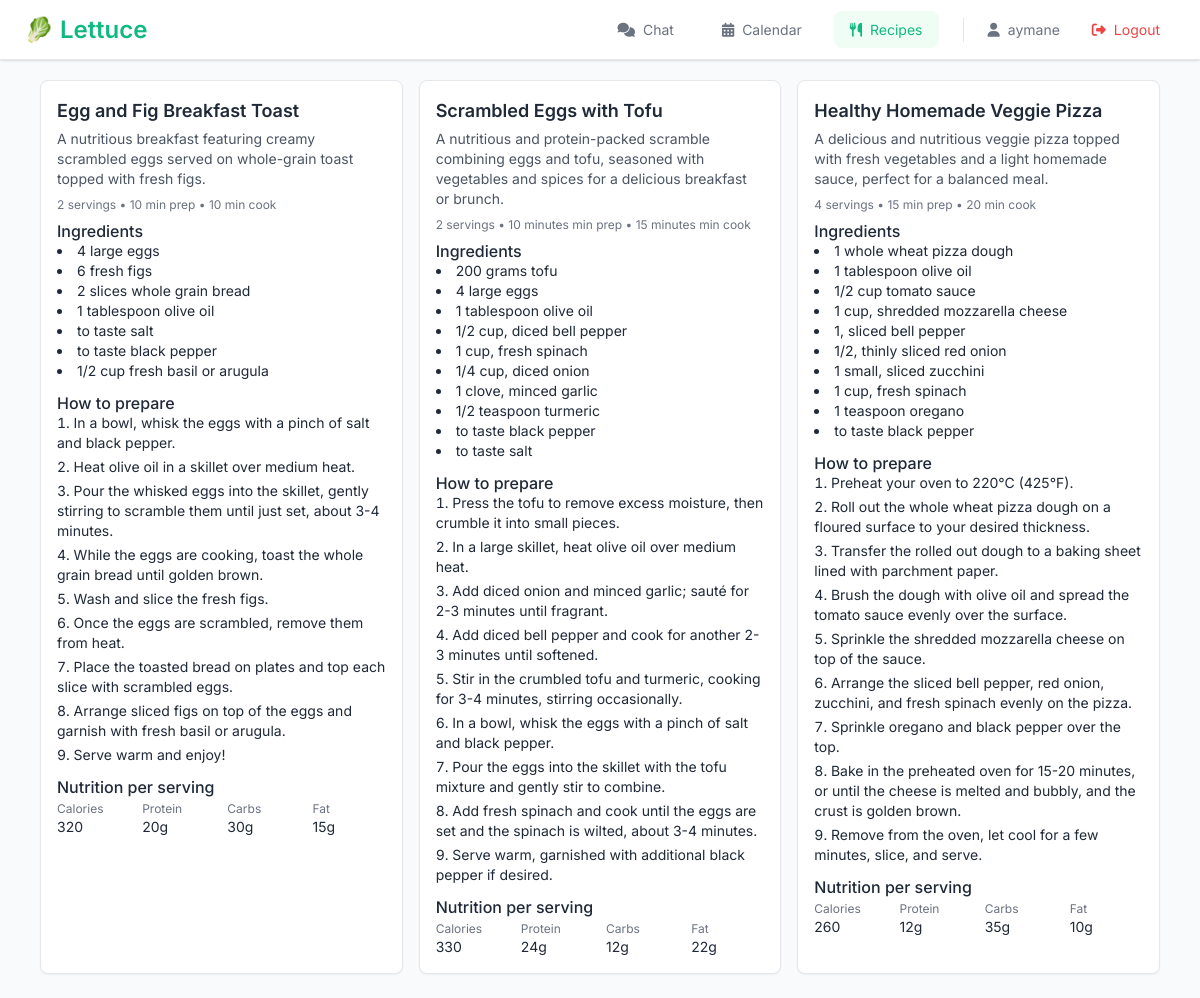
The app's page /recipes (signed in) with its own data.
### models.py (models this page shows, shortened)
class SavedRecipe(db.Model):
    id = db.Column(db.Integer, primary_key=True)
    user_id = db.Column(db.Integer, db.ForeignKey('user.id'), nullable=False, index=True)
    name = db.Column(db.String(200), nullable=False)
    description = db.Column(db.Text)
    ingredients = db.Column(db.JSON)  # list of { name, amount, grams? }
    instructions = db.Column(db.JSON)  # list of strings
    nutrition_per_serving = db.Column(db.JSON)  # { calories, protein, carbs, fat }
    servings = db.Column(db.Integer)
    prep_time = db.Column(db.Integer)
    cook_time = db.Column(db.Integer)
    image_url = db.Column(db.String(500))
    created_at = db.Column(db.DateTime, default=datetime.now(timezone.utc))

### views.py (the view)
@views_bp.route('/recipes')
@limiter.limit("1 per minute")
@login_required
def recipes():
    rows = SavedRecipe.query.filter_by(user_id=session['user_id']).order_by(SavedRecipe.created_at.desc()).all()
    return render_template('recipes.html', recipes=rows)

### auth.py (called while the page is built)
def login_required(f):
    @wraps(f)
    def decorated_function(*args, **kwargs):
        if 'user_id' not in session:
            flash('Please log in to access this page.', 'error')
            return redirect(url_for('views.login'))
        return f(*args, **kwargs)
    return decorated_function

### templates/recipes.html (shortened to what this page needs)
{% extends "base.html" %}
{% block content %}
{% include "navbar.html" %}
<div class="flex flex-col items-center justify-start min-h-screen py-6">
  <div class="w-full max-w-6xl px-4">
    <h1 class="text-2xl font-bold text-primary mb-6">Saved Recipes</h1>
    {% if not recipes or recipes|length == 0 %}
      <div class="text-sm text-gray-500">No recipes saved yet.</div>
    {% else %}
    <div class="grid grid-cols-1 md:grid-cols-2 lg:grid-cols-3 gap-4">
      {% for r in recipes %}
      <div class="bg-white border border-gray-200 rounded-lg p-4 shadow-sm">
        <h3 class="text-lg font-semibold mb-1">{{ r.name }}</h3>
        {% if r.description %}
        <p class="text-sm text-gray-600 mb-2">{{ r.description }}</p>
        {% endif %}
        {% set meta = [] %}
        {% if r.servings %}{% set _ = meta.append(r.servings ~ ' servings') %}{% endif %}
        {% if r.prep_time %}{% set _ = meta.append(r.prep_time ~ ' min prep') %}{% endif %}
        {% if r.cook_time %}{% set _ = meta.append(r.cook_time ~ ' min cook') %}{% endif %}
        {% if meta|length %}
        <div class="text-xs text-gray-500 mb-2">{{ meta|join(' • ') }}</div>
        {% endif %}
        {% if r.ingredients %}
        <div class="mt-2">
          <h4 class="font-medium">Ingredients</h4>
          <ul class="list-disc list-inside text-sm">
            {% for i in r.ingredients %}
            <li>{{ i.amount if i.amount }} {{ i.name if i.name }}</li>
            {% endfor %}
          </ul>
        </div>
        {% endif %}
        {% if r.instructions %}
        <div class="mt-3">
          <h4 class="font-medium">How to prepare</h4>
          <ol class="list-decimal list-inside text-sm space-y-1">
            {% for s in r.instructions %}
            <li>{{ s }}</li>
            {% endfor %}
          </ol>
        </div>
        {% endif %}
        {% if r.nutrition_per_serving %}
        <div class="mt-3">
          <h4 class="font-medium">Nutrition per serving</h4>
          <div class="grid grid-cols-4 gap-3 text-sm mt-1">
            <div>
              <div class="text-xs text-gray-500">Calories</div>
              <div>{{ r.nutrition_per_serving.calories or 0 }}</div>
            </div>
            <div>
              <div class="text-xs text-gray-500">Protein</div>
              <div>{{ r.nutrition_per_serving.protein or 0 }}g</div>
            </div>
            <div>
              <div class="text-xs text-gray-500">Carbs</div>
              <div>{{ r.nutrition_per_serving.carbs or 0 }}g</div>
            </div>
            <div>
              <div class="text-xs text-gray-500">Fat</div>
              <div>{{ r.nutrition_per_serving.fat or 0 }}g</div>
            </div>
          </div>
        </div>
        {% endif %}
      </div>
      {% endfor %}
    </div>
    {% endif %}
  </div>
</div>
{% endblock %}

### templates/base.html (shortened to what this page needs)
<!DOCTYPE html>
<html lang="en">
<head>
    <link rel="stylesheet" href="{{ url_for('static', filename='css/main.css') }}">
    <link rel="stylesheet" href="https://cdnjs.cloudflare.com/ajax/libs/font-awesome/6.4.0/css/all.min.css">
    <script src="https://cdn.tailwindcss.com"></script>
</head>
<body>
    <main class="w-full h-screen">
        {% block content %}{% endblock %}
    </main>
</body>
</html>

### templates/navbar.html (shortened to what this page needs)
<nav class="navbar">
  <div class="navbar-container">
      <h1 class="navbar-brand">
          <a href="{{ url_for('views.chat') }}">
              🥬 Lettuce
          </a>
      </h1>
      <div class="navbar-menu">
          <a href="{{ url_for('views.chat') }}" class="navbar-item {% if request.path == url_for('views.chat') %}active{% endif %}">
              <i class="fas fa-comments"></i> Chat
          </a>
          <a href="{{ url_for('views.dashboard') }}" class="navbar-item {% if request.path == url_for('views.dashboard') %}active{% endif %}">
              <i class="fas fa-calendar-alt"></i> Calendar
          </a>
          <a href="{{ url_for('views.recipes') }}" class="navbar-item {% if request.path == url_for('views.recipes') %}active{% endif %}">
              <i class="fas fa-utensils"></i> Recipes
          </a>
          <span class="navbar-user">
              <i class="fas fa-user"></i> {{ session.get('username', 'User') }}
          </span>
          <a href="{{ url_for('views.logout') }}" class="navbar-item navbar-logout">
              <i class="fas fa-sign-out-alt"></i> Logout
          </a>
      </div>
  </div>
</nav>

### static/css/main.css (style rules this page uses)
:root { --primary: #10b981; --primary-dark: #059669; --secondary: #3b82f6; --accent: #f59e0b; --success: #10b981; --warning: #f59e0b; --error: #ef4444; --info: #3b82f6; --text-primary: #1f2937; --text-secondary: #6b7280; --text-muted: #9ca3af; --bg-primary: #ffffff; --bg-secondary: #f9fafb; --bg-accent: #f0fdf4; --border: #e5e7eb; --border-light: #f3f4f6; --shadow-sm: 0 1px 2px 0 rgb(0 0 0 / 0.05); --shadow: 0 1px 3px 0 rgb(0 0 0 / 0.1), 0 1px 2px -1px rgb(0 0 0 / 0.1); --shadow-md: 0 4px 6px -1px rgb(0 0 0 / 0.1), 0 2px 4px -2px rgb(0 0 0 / 0.1); --shadow-lg: 0 10px 15px -3px rgb(0 0 0 / 0.1), 0 4px 6px -4px rgb(0 0 0 / 0.1); }
* { box-sizing: border-box; }
body { font-family: 'Inter', -apple-system, BlinkMacSystemFont, 'Segoe UI', Roboto, sans-serif; line-height: 1.6; color: var(--text-primary); background-color: var(--bg-secondary); -webkit-font-smoothing: antialiased; -moz-osx-font-smoothing: grayscale; }
h1, h2, h3, h4, h5, h6 { font-weight: 600; line-height: 1.25; margin-bottom: 0.5rem; }
h1 { font-size: 2.25rem; }
h3 { font-size: 1.5rem; }
h4 { font-size: 1.25rem; }
p { margin-bottom: 1rem; color: var(--text-secondary); }
a { color: var(--primary); text-decoration: none; transition: color 0.2s ease; }
:root { --panel-width: 450px; }
.navbar { position: fixed; top: 0; left: 0; right: 0; height: 60px; background: var(--bg-primary); border-bottom: 1px solid var(--border); box-shadow: var(--shadow); z-index: 1000; }
.navbar-container { display: flex; align-items: center; justify-content: space-between; height: 100%; padding: 0 1.5rem; max-width: 1400px; margin: 0 auto; }
.navbar-brand { font-size: 1.5rem; font-weight: 600; margin: 0; }
.navbar-brand a { color: var(--primary); display: flex; align-items: center; gap: 0.5rem; }
.navbar-menu { display: flex; align-items: center; gap: 1rem; }
.navbar-item { padding: 0.5rem 1rem; color: var(--text-secondary); border-radius: 0.5rem; transition: all 0.2s; display: flex; align-items: center; gap: 0.5rem; font-size: 0.875rem; }
.navbar-item.active { background: var(--bg-accent); color: var(--primary); }
.navbar-user { color: var(--text-secondary); font-size: 0.875rem; display: flex; align-items: center; gap: 0.5rem; }
.navbar-logout { color: var(--error); }

### records on screen
SavedRecipe: name "Egg and Fig Breakfast Toast", description "A nutritious breakfast featuring creamy scrambled eggs served on whole-grain toast topped with fresh figs.", meta "2 servings • 10 min prep • 10 min cook", amount "4" "6" "2 slices" "1 tablespoon" "to taste" "to taste" "1/2 cup", name "large eggs" "fresh figs" "whole grain bread" "olive oil" "salt" "black pepper" "fresh basil or arugula", instructions "In a bowl, whisk the eggs with a pinch of salt and black pepper." "Heat olive oil in a skillet over medium heat." "Pour the whisked eggs into the skillet, gently stirring to scramble them until just set, about 3-4 minutes." "While the eggs are cooking, toast the whole grain bread until golden brown." "Wash and slice the fresh figs." "Once the eggs are scrambled, remove them from heat." "Place the toasted bread on plates and top each slice with scrambled eggs." "Arrange sliced figs on top of the eggs and garnish with fresh basil or arugula." "Serve warm and enjoy!", nutrition_per_serving "320", nutrition_per_serving "20", nutrition_per_serving "30", nutrition_per_serving "15"
SavedRecipe: name "Scrambled Eggs with Tofu", description "A nutritious and protein-packed scramble combining eggs and tofu, seasoned with vegetables and spices for a delicious breakfast or brunch.", meta "2 servings • 10 minutes min prep • 15 minutes min cook", amount "200 grams" "4 large" "1 tablespoon" "1/2 cup, diced" "1 cup, fresh" "1/4 cup, diced" "1 clove, minced" "1/2 teaspoon" "to taste" "to taste", name "tofu" "eggs" "olive oil" "bell pepper" "spinach" "onion" "garlic" "turmeric" "black pepper" "salt", instructions "Press the tofu to remove excess moisture, then crumble it into small pieces." "In a large skillet, heat olive oil over medium heat." "Add diced onion and minced garlic; sauté for 2-3 minutes until fragrant." "Add diced bell pepper and cook for another 2-3 minutes until softened." "Stir in the crumbled tofu and turmeric, cooking for 3-4 minutes, stirring occasionally." "In a bowl, whisk the eggs with a pinch of salt and black pepper." "Pour the eggs into the skillet with the tofu mixture and gently stir to combine." "Add fresh spinach and cook until the eggs are set and the spinach is wilted, about 3-4 minutes." "Serve warm, garnished with additional black pepper if desired.", nutrition_per_serving "330", nutrition_per_serving "24", nutrition_per_serving "12", nutrition_per_serving "22"
SavedRecipe: name "Healthy Homemade Veggie Pizza", description "A delicious and nutritious veggie pizza topped with fresh vegetables and a light homemade sauce, perfect for a balanced meal.", meta "4 servings • 15 min prep • 20 min cook", amount "1" "1 tablespoon" "1/2 cup" "1 cup, shredded" "1, sliced" "1/2, thinly sliced" "1 small, sliced" "1 cup, fresh" "1 teaspoon" "to taste", name "whole wheat pizza dough" "olive oil" "tomato sauce" "mozzarella cheese" "bell pepper" "red onion" "zucchini" "spinach" "oregano" "black pepper", instructions "Preheat your oven to 220°C (425°F)." "Roll out the whole wheat pizza dough on a floured surface to your desired thickness." "Transfer the rolled out dough to a baking sheet lined with parchment paper." "Brush the dough with olive oil and spread the tomato sauce evenly over the surface." "Sprinkle the shredded mozzarella cheese on top of the sauce." "Arrange the sliced bell pepper, red onion, zucchini, and fresh spinach evenly on the pizza." "Sprinkle oregano and black pepper over the top." "Bake in the preheated oven for 15-20 minutes, or until the cheese is melted and bubbly, and the crust is golden brown." "Remove from the oven, let cool for a few minutes, slice, and serve.", nutrition_per_serving "260", nutrition_per_serving "12", nutrition_per_serving "35", nutrition_per_serving "10"

### other values on screen
{{ session.get('username', 'User') }} "aymane"
